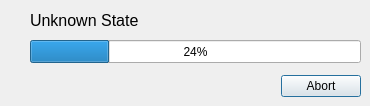
<ui version="4.0" >
 <author></author>
 <comment></comment>
 <exportmacro></exportmacro>
 <class>BuildDialog</class>
 <widget class="QDialog" name="BuildDialog" >
  <property name="geometry" >
   <rect>
    <x>0</x>
    <y>0</y>
    <width>370</width>
    <height>106</height>
   </rect>
  </property>
  <property name="windowTitle" >
   <string>Building PPM</string>
  </property>
  <widget class="QWidget" name="layoutWidget" >
   <property name="geometry" >
    <rect>
     <x>10</x>
     <y>70</y>
     <width>351</width>
     <height>33</height>
    </rect>
   </property>
   <layout class="QHBoxLayout" >
    <property name="margin" >
     <number>0</number>
    </property>
    <property name="spacing" >
     <number>6</number>
    </property>
    <item>
     <spacer>
      <property name="orientation" >
       <enum>Qt::Horizontal</enum>
      </property>
      <property name="sizeHint" >
       <size>
        <width>131</width>
        <height>31</height>
       </size>
      </property>
     </spacer>
    </item>
    <item>
     <widget class="QPushButton" name="cancelButton" >
      <property name="text" >
       <string>Abort</string>
      </property>
     </widget>
    </item>
   </layout>
  </widget>
  <widget class="QLabel" name="progressLabel" >
   <property name="geometry" >
    <rect>
     <x>30</x>
     <y>10</y>
     <width>291</width>
     <height>20</height>
    </rect>
   </property>
   <property name="font" >
    <font>
     <family>MS Shell Dlg 2</family>
     <pointsize>12</pointsize>
     <weight>50</weight>
     <italic>false</italic>
     <bold>false</bold>
     <underline>false</underline>
     <strikeout>false</strikeout>
    </font>
   </property>
   <property name="text" >
    <string>Unknown State</string>
   </property>
  </widget>
  <widget class="QProgressBar" name="progressBar" >
   <property name="geometry" >
    <rect>
     <x>30</x>
     <y>40</y>
     <width>331</width>
     <height>23</height>
    </rect>
   </property>
   <property name="value" >
    <number>24</number>
   </property>
   <property name="orientation" >
    <enum>Qt::Horizontal</enum>
   </property>
  </widget>
 </widget>
 <pixmapfunction></pixmapfunction>
 <resources/>
 <connections>
  <connection>
   <sender>cancelButton</sender>
   <signal>clicked()</signal>
   <receiver>BuildDialog</receiver>
   <slot>reject()</slot>
   <hints>
    <hint type="sourcelabel" >
     <x>369</x>
     <y>253</y>
    </hint>
    <hint type="destinationlabel" >
     <x>179</x>
     <y>282</y>
    </hint>
   </hints>
  </connection>
 </connections>
</ui>
